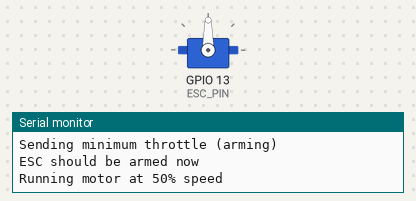
Bench run of a sketch on a simulated ESP32. Parts: servo, the last lines printed to the serial monitor.

Above: at 6.05 s.
At 10.5 s:
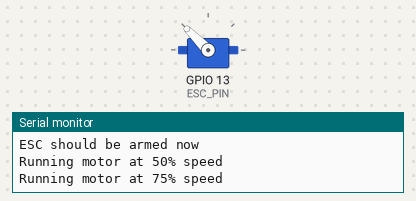
At 15.0 s:
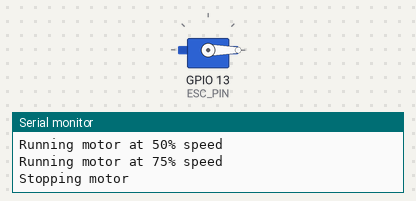
Timing chart, 0 to 17.7 s (numbered marks = the images above):
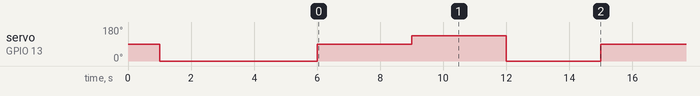

Measured:
- by itself, servo on GPIO 13 (ESC_PIN): repeats every 9.0 s: 90° 3.0 s, 135° 3.0 s, 0° 3.0 s

The sketch:

Gyro_accelerometer_calibration.ino
```cpp
#include <ESP32Servo.h>

// Define the GPIO pin connected to the ESC's signal wire
#define ESC_PIN 13

// Create a servo object to control the ESC
Servo esc;

void setup() {
  Serial.begin(115200);

  // Allow allocation of all timers
  ESP32PWM::allocateTimer(0);
  ESP32PWM::allocateTimer(1);
  ESP32PWM::allocateTimer(2);
  ESP32PWM::allocateTimer(3);

  // Attach the ESC to the specified pin
  esc.attach(ESC_PIN, 1000, 2000); // Adjust pulse width range if needed

  Serial.println("Initializing ESC...");
  delay(1000);

  // Send minimum throttle to arm the ESC
  esc.writeMicroseconds(1000);
  Serial.println("Sending minimum throttle (arming)");
  delay(5000); // Wait for ESC to arm (important!)

  Serial.println("ESC should be armed now");
}

void loop() {
  // Rotate motor at different speeds
  Serial.println("Running motor at 50% speed");
  esc.writeMicroseconds(1500); // 1500us = neutral/mid throttle
  delay(3000);

  Serial.println("Running motor at 75% speed");
  esc.writeMicroseconds(1750);
  delay(3000);

  Serial.println("Stopping motor");
  esc.writeMicroseconds(1000); // Back to minimum throttle
  delay(3000);
}
```
